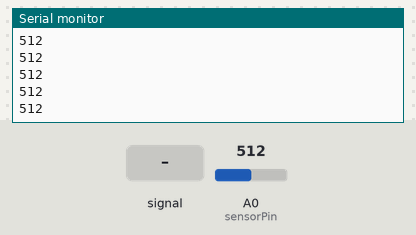
Recording of a sketch running on a simulated Arduino Uno, built with avr-gcc and run on an emulated ATmega328P. Shown: the last lines printed to the serial monitor. Inputs (shaded band) come from the test bench; at power-on: A0 (sensorPin) = 512.

Above: at 1.2 s.
1.3 s: A0 (sensorPin) fed a 200 Hz sine of ±81 counts around its level
At 1.31 s:
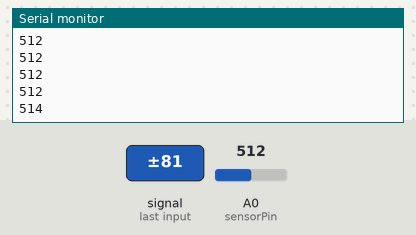
2.8 s: A0 (sensorPin) set to 716
At 2.87 s:
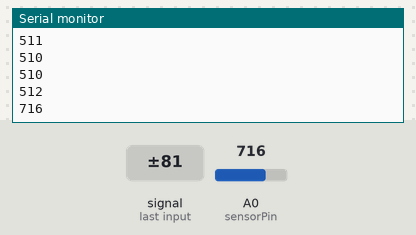
4.3 s: A0 (sensorPin) set to 900
At 4.32 s:
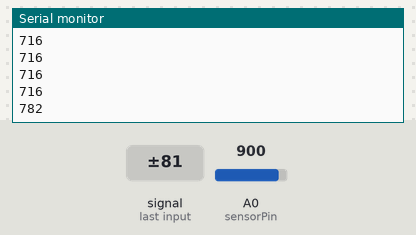
5.8 s: A0 (sensorPin) fed a 200 Hz sine of ±81 counts around its level
At 6.09 s:
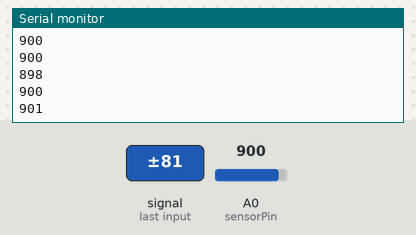
Timing chart, 0 to 8.3 s (numbered marks = the images above; inputs shaded):
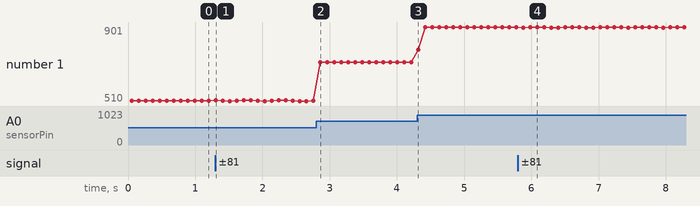

Measured:
- after the input at 1.3 s, the serial monitor: prints a new line at once (image 1)
- after the input at 2.8 s, the serial monitor: prints a new line after 0.06 s (image 2)
- after the input at 4.3 s, the serial monitor: prints a new line at once (image 3)
- after the input at 5.8 s, the serial monitor: prints a new line after 0.08 s (image 4)
- plotted number 1: 512 → 716 after the input at 2.8 s, 716 → 900 after the input at 4.3 s, 900 → 901 after the input at 5.8 s

The sketch:

IR_analog.ino
```cpp
/*
* This program averages a number of samples together, designed to
* read from an IR sensor.
*/

#define SAMPLE_AMOUNT 500

int sensorPin = A0;
long sensorValue = 0;

void setup() {
  Serial.begin(9600);
};

void loop() {
  long sensorAverage = 0;
  long sampleSum = 0;
  for (int i = 0; i < SAMPLE_AMOUNT; i++) {
    // read the value(s) from the sensor:
    // won't need this technically, but it might be useful later.
    sensorValue = analogRead(sensorPin);
    sampleSum += sensorValue;
    sensorAverage = sampleSum/SAMPLE_AMOUNT;
  };
  Serial.println(sensorAverage);
  delay(50);
};
```
